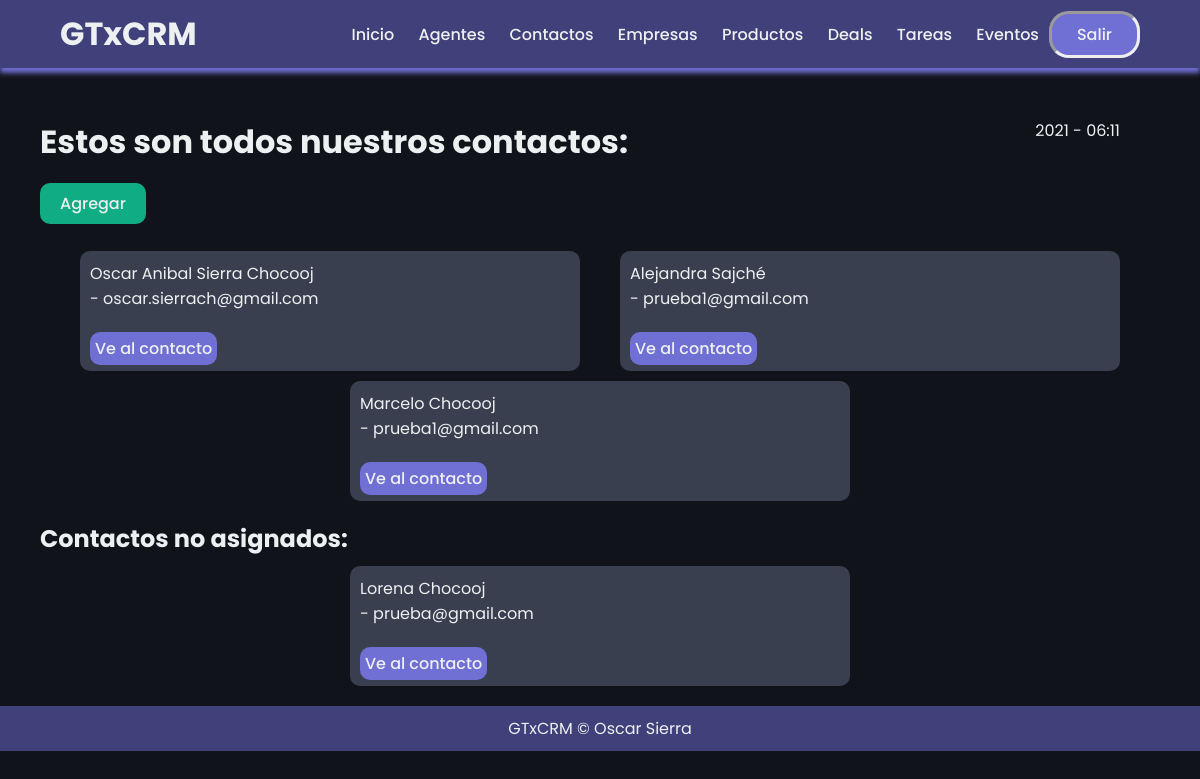
The page /contactos/ (signed in) on the database as committed earlier.
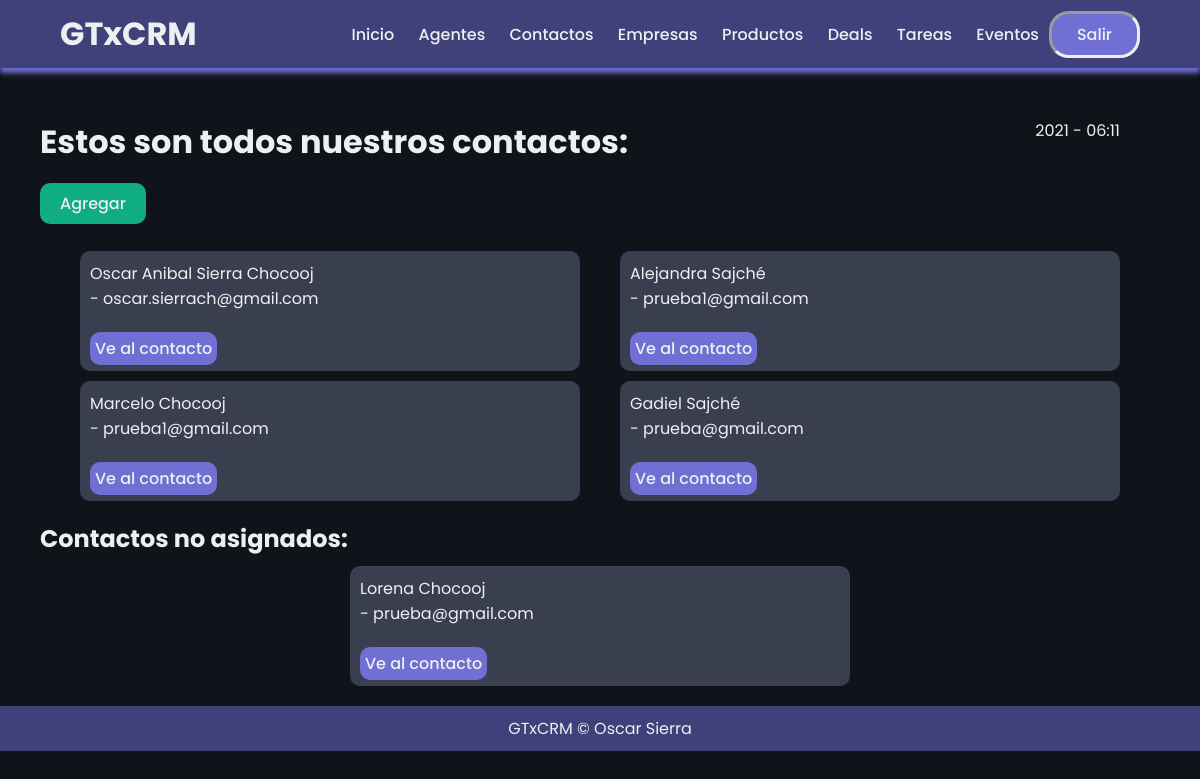
The same page on the database as committed later.
### mainapp/models.py (models this page shows, shortened)
class Lead(models.Model):
    nombres = models.CharField(max_length=45)
    apellidos = models.CharField(max_length=45)
    titulo = models.CharField(max_length=45)
    email = models.CharField(max_length=45)
    empresa = models.ForeignKey("Empresa", on_delete=models.CASCADE)
    movil = models.CharField(max_length=20)
    telefono = models.CharField(max_length=45)
    descripcion = models.TextField()
    organizacion = models.ForeignKey(userProfile, on_delete=models.CASCADE)
    agente = models.ForeignKey("Agent", null=True, blank=True, on_delete=models.SET_NULL)

### mainapp/views.py (the view)
# urls.py: path('contactos/', leadListView.as_view(), name="lead_list"),
class leadListView(LoginRequiredMixin, ListView):
    template_name="leads/leads_list.html"
    context_object_name = "contactos"
    def get_queryset(self):
        user = self.request.user
        if user.es_organizador:
            queryset = Lead.objects.filter(
                organizacion=user.userprofile,
                agente__isnull=False
            )
        else:
            queryset = Lead.objects.filter(
                organizacion=user.agent.organizacion,
                agente__isnull=False
            )
            queryset = queryset.filter(agente__user=user)
        return queryset
    def get_context_data(self, **kwargs):
        user = self.request.user
        context = super(leadListView, self).get_context_data(**kwargs)
        queryset = Lead.objects.filter(
            organizacion=user.userprofile,
            agente__isnull=True
        )
        context.update({
            "leads_noasignados": queryset
        })
        return context

### mainapp/templates/leads/leads_list.html (shortened to what this page needs)
{% extends 'layouts/layouts.html'%}
{% block content %}
<div class="start">
    <div class="initial">
        <h1>Estos son todos nuestros contactos: </h1>
            <div id="time">
                {% now "Y - h:m"%}
            </div>
        </div>
    </div>
<br/>
<div class="divbtn" style="margin-left: 40px;">
    <a class="submitbtn" href="{% url 'lead_create' %}"><button>Agregar</button></a>
</div>
<br/>
<div class="list_container">
    {% for contacto in contactos %}
        <div class="list_content">
            <p>{{ contacto.nombres }} {{ contacto.apellidos }}<br/>
            - {{ contacto.email }}</p><br/>
            <a class="detail_href" href="{% url 'lead_detail' contacto.pk %}">Ve al contacto</a>
        </div>
    {% endfor %}
</div>
{% if leads_noasignados.exists %}
<div class="divbtn" style="margin-left: 40px;">
    <h2>Contactos no asignados: </h2>
</div>
    <div class="list_container">
    {% for contacto in leads_noasignados %}
        <div class="list_content">
            <p>{{ contacto.nombres }} {{ contacto.apellidos }}<br/>
            - {{ contacto.email }}</p><br/>
            <a class="detail_href" href="{% url 'lead_detail' contacto.pk %}">Ve al contacto</a>
        </div>
    {% endfor %}
{% endif %}
</div>
{% endblock %}

### mainapp/templates/layouts/layouts.html (shortened to what this page needs)
{% load static %}
<!DOCTYPE html>
<html lang="es">
<head>
    <link rel="stylesheet" type="text/css" href="{% static 'css/styles.css' %}"/>
</head>
<body>
    <header>
        <h1 id="h1header">GTxCRM</h1>
        <nav>
            <ul class="nav_links">
                {% if request.user.is_authenticated %}
                    <li><a href="{% url 'index' %}">Inicio</a></li>
                    {% if request.user.es_organizador %}
                        <li><a href="{% url 'agent_list' %}">Agentes</a></li>
                    {% endif %}
                    <li><a href="{% url 'lead_list' %}">Contactos</a></li>
                    <li><a href="{% url 'empresa_list' %}">Empresas</a></li>
                    <li><a href="{% url 'producto_list' %}">Productos</a></li>
                    <li><a href="{% url 'deal_list' %}">Deals</a></li>
                    <li><a href="{% url 'tarea_list' %}">Tareas</a></li>
                    <li><a href="{% url 'evento_list' %}">Eventos</a></li>
                {% endif %}
            </ul>
        </nav>
        <div>
            {% if request.user.is_authenticated %}
                <a class="logbtn" href="{% url 'logout' %}"><button>Salir</button></a>
            {% endif %}
        </div>
    </header>
    {% block content %}
    {% endblock %}
    <footer>
        GTxCRM &copy; Oscar Sierra
    </footer>
</body>
</html>

### mainapp/templates/layouts/scripts.html (shortened to what this page needs)
{% load static %}

### mainapp/static/css/styles.css (style rules this page uses)
* { margin: 0; padding: 0; font-family: "Poppins", sans-serif; color: #edf0f1; text-decoration: none; }
body { box-sizing: border-box; background-color: #11131b; }
li, a, button { font-weight: 500; font-size: 16px; text-decoration: none; border: none; background-color: transparent; }
header { display: flex; justify-content: flex-end; align-items: center; padding: 10px 5%; background-color: #40407a; box-shadow: 0px 5px 5px #706fd3; }
#h1header { margin-right: auto; }
.nav_links { list-style: none; }
.nav_links li { display: inline-block; padding: 0px 10px; }
.nav_links li a { transition: all 0.3s ease 0s; }
footer { background-color: #40407a; padding: 10px; text-align: center; }
.logbtn { padding: 9px 25px; background-color: #706fd3; border: inset; border-radius: 20px; cursor: pointer; transition: all 0.3s ease 0s; }
.start { width: 90%; margin-top: 50px; margin-left: 40px; margin-right: 40px; }
.initial { display: flex; justify-content: space-between; }
.list_container { display: flex; flex-wrap: wrap; width: 90%; padding: 10px; margin: auto; }
.list_container > * { flex: 0 1 30em; }
.list_content { padding: 10px; background-color: #3a3f50; width: 20%; margin: auto; margin-bottom: 10px; border-radius: 10px; }
.detail_href { padding: 5px; background-color: #706fd3; border-radius: 10px; cursor: pointer; transition: all 0.3s ease 0s; }
.submitbtn { margin-top: 20px; padding: 9px 20px; background-color: #10ac84; border-radius: 10px; cursor: pointer; transition: all 0.3s ease 0s; }

Rows that differ between the two databases and show on the page:
added Lead: nombres "Gadiel", apellidos "Sajché", email "prueba@gmail.com", shown under "Estos son todos nuestros contactos:"
